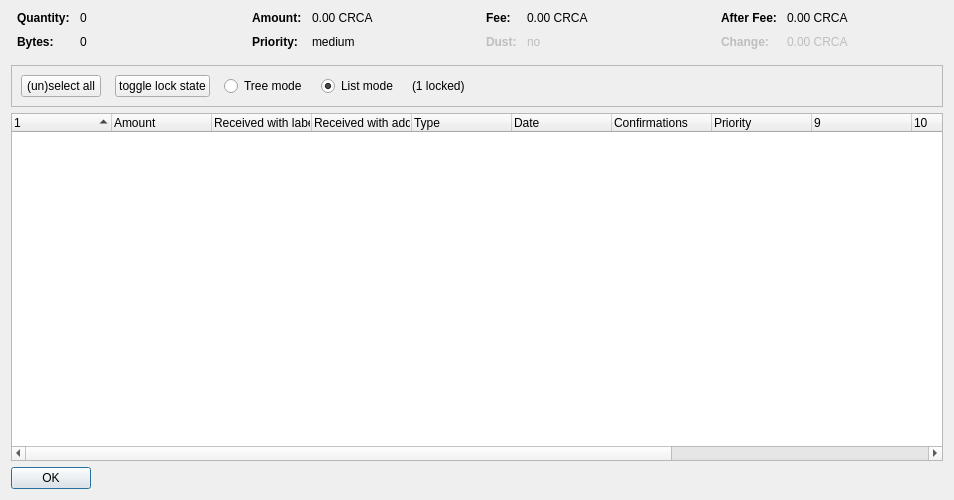
<?xml version="1.0" encoding="UTF-8"?>
<ui version="4.0">
 <class>CoinControlDialog</class>
 <widget class="QDialog" name="CoinControlDialog">
  <property name="geometry">
   <rect>
    <x>0</x>
    <y>0</y>
    <width>954</width>
    <height>500</height>
   </rect>
  </property>
  <property name="windowTitle">
   <string>Coin Selection</string>
  </property>
  <layout class="QVBoxLayout" name="verticalLayout">
   <item>
    <layout class="QHBoxLayout" name="horizontalLayoutTop" stretch="0,0,0,0">
     <property name="topMargin">
      <number>0</number>
     </property>
     <property name="bottomMargin">
      <number>10</number>
     </property>
     <item>
      <layout class="QFormLayout" name="formLayoutCoinControl1">
       <property name="horizontalSpacing">
        <number>10</number>
       </property>
       <property name="verticalSpacing">
        <number>10</number>
       </property>
       <property name="leftMargin">
        <number>6</number>
       </property>
       <property name="rightMargin">
        <number>6</number>
       </property>
       <item row="0" column="0">
        <widget class="QLabel" name="labelCoinControlQuantityText">
         <property name="font">
          <font>
           <weight>75</weight>
           <bold>true</bold>
          </font>
         </property>
         <property name="text">
          <string>Quantity:</string>
         </property>
        </widget>
       </item>
       <item row="0" column="1">
        <widget class="QLabel" name="labelCoinControlQuantity">
         <property name="cursor">
          <cursorShape>IBeamCursor</cursorShape>
         </property>
         <property name="contextMenuPolicy">
          <enum>Qt::ActionsContextMenu</enum>
         </property>
         <property name="text">
          <string notr="true">0</string>
         </property>
         <property name="textInteractionFlags">
          <set>Qt::LinksAccessibleByMouse|Qt::TextSelectableByKeyboard|Qt::TextSelectableByMouse</set>
         </property>
        </widget>
       </item>
       <item row="1" column="0">
        <widget class="QLabel" name="labelCoinControlBytesText">
         <property name="font">
          <font>
           <weight>75</weight>
           <bold>true</bold>
          </font>
         </property>
         <property name="text">
          <string>Bytes:</string>
         </property>
        </widget>
       </item>
       <item row="1" column="1">
        <widget class="QLabel" name="labelCoinControlBytes">
         <property name="cursor">
          <cursorShape>IBeamCursor</cursorShape>
         </property>
         <property name="contextMenuPolicy">
          <enum>Qt::ActionsContextMenu</enum>
         </property>
         <property name="text">
          <string notr="true">0</string>
         </property>
         <property name="textInteractionFlags">
          <set>Qt::LinksAccessibleByMouse|Qt::TextSelectableByKeyboard|Qt::TextSelectableByMouse</set>
         </property>
        </widget>
       </item>
      </layout>
     </item>
     <item>
      <layout class="QFormLayout" name="formLayoutCoinControl2">
       <property name="horizontalSpacing">
        <number>10</number>
       </property>
       <property name="verticalSpacing">
        <number>10</number>
       </property>
       <property name="leftMargin">
        <number>6</number>
       </property>
       <property name="rightMargin">
        <number>6</number>
       </property>
       <item row="0" column="0">
        <widget class="QLabel" name="labelCoinControlAmountText">
         <property name="font">
          <font>
           <weight>75</weight>
           <bold>true</bold>
          </font>
         </property>
         <property name="text">
          <string>Amount:</string>
         </property>
        </widget>
       </item>
       <item row="0" column="1">
        <widget class="QLabel" name="labelCoinControlAmount">
         <property name="cursor">
          <cursorShape>IBeamCursor</cursorShape>
         </property>
         <property name="contextMenuPolicy">
          <enum>Qt::ActionsContextMenu</enum>
         </property>
         <property name="text">
          <string notr="true">0.00 CRCA</string>
         </property>
         <property name="textInteractionFlags">
          <set>Qt::LinksAccessibleByMouse|Qt::TextSelectableByKeyboard|Qt::TextSelectableByMouse</set>
         </property>
        </widget>
       </item>
       <item row="1" column="0">
        <widget class="QLabel" name="labelCoinControlPriorityText">
         <property name="font">
          <font>
           <weight>75</weight>
           <bold>true</bold>
          </font>
         </property>
         <property name="text">
          <string>Priority:</string>
         </property>
        </widget>
       </item>
       <item row="1" column="1">
        <widget class="QLabel" name="labelCoinControlPriority">
         <property name="cursor">
          <cursorShape>IBeamCursor</cursorShape>
         </property>
         <property name="contextMenuPolicy">
          <enum>Qt::ActionsContextMenu</enum>
         </property>
         <property name="text">
          <string>medium</string>
         </property>
         <property name="textInteractionFlags">
          <set>Qt::LinksAccessibleByMouse|Qt::TextSelectableByKeyboard|Qt::TextSelectableByMouse</set>
         </property>
        </widget>
       </item>
      </layout>
     </item>
     <item>
      <layout class="QFormLayout" name="formLayoutCoinControl3">
       <property name="horizontalSpacing">
        <number>10</number>
       </property>
       <property name="verticalSpacing">
        <number>10</number>
       </property>
       <property name="leftMargin">
        <number>6</number>
       </property>
       <property name="rightMargin">
        <number>6</number>
       </property>
       <item row="0" column="0">
        <widget class="QLabel" name="labelCoinControlFeeText">
         <property name="font">
          <font>
           <weight>75</weight>
           <bold>true</bold>
          </font>
         </property>
         <property name="text">
          <string>Fee:</string>
         </property>
        </widget>
       </item>
       <item row="0" column="1">
        <widget class="QLabel" name="labelCoinControlFee">
         <property name="cursor">
          <cursorShape>IBeamCursor</cursorShape>
         </property>
         <property name="contextMenuPolicy">
          <enum>Qt::ActionsContextMenu</enum>
         </property>
         <property name="text">
          <string notr="true">0.00 CRCA</string>
         </property>
         <property name="textInteractionFlags">
          <set>Qt::LinksAccessibleByMouse|Qt::TextSelectableByKeyboard|Qt::TextSelectableByMouse</set>
         </property>
        </widget>
       </item>
       <item row="1" column="0">
        <widget class="QLabel" name="labelCoinControlLowOutputText">
         <property name="enabled">
          <bool>false</bool>
         </property>
         <property name="font">
          <font>
           <weight>75</weight>
           <bold>true</bold>
          </font>
         </property>
         <property name="text">
          <string>Dust:</string>
         </property>
        </widget>
       </item>
       <item row="1" column="1">
        <widget class="QLabel" name="labelCoinControlLowOutput">
         <property name="enabled">
          <bool>false</bool>
         </property>
         <property name="cursor">
          <cursorShape>IBeamCursor</cursorShape>
         </property>
         <property name="contextMenuPolicy">
          <enum>Qt::ActionsContextMenu</enum>
         </property>
         <property name="text">
          <string>no</string>
         </property>
         <property name="textInteractionFlags">
          <set>Qt::LinksAccessibleByMouse|Qt::TextSelectableByKeyboard|Qt::TextSelectableByMouse</set>
         </property>
        </widget>
       </item>
      </layout>
     </item>
     <item>
      <layout class="QFormLayout" name="formLayoutCoinControl4">
       <property name="horizontalSpacing">
        <number>10</number>
       </property>
       <property name="verticalSpacing">
        <number>10</number>
       </property>
       <property name="leftMargin">
        <number>6</number>
       </property>
       <property name="rightMargin">
        <number>6</number>
       </property>
       <item row="0" column="0">
        <widget class="QLabel" name="labelCoinControlAfterFeeText">
         <property name="font">
          <font>
           <weight>75</weight>
           <bold>true</bold>
          </font>
         </property>
         <property name="text">
          <string>After Fee:</string>
         </property>
        </widget>
       </item>
       <item row="0" column="1">
        <widget class="QLabel" name="labelCoinControlAfterFee">
         <property name="cursor">
          <cursorShape>IBeamCursor</cursorShape>
         </property>
         <property name="contextMenuPolicy">
          <enum>Qt::ActionsContextMenu</enum>
         </property>
         <property name="text">
          <string notr="true">0.00 CRCA</string>
         </property>
         <property name="textInteractionFlags">
          <set>Qt::LinksAccessibleByMouse|Qt::TextSelectableByKeyboard|Qt::TextSelectableByMouse</set>
         </property>
        </widget>
       </item>
       <item row="1" column="0">
        <widget class="QLabel" name="labelCoinControlChangeText">
         <property name="enabled">
          <bool>false</bool>
         </property>
         <property name="font">
          <font>
           <weight>75</weight>
           <bold>true</bold>
          </font>
         </property>
         <property name="text">
          <string>Change:</string>
         </property>
        </widget>
       </item>
       <item row="1" column="1">
        <widget class="QLabel" name="labelCoinControlChange">
         <property name="enabled">
          <bool>false</bool>
         </property>
         <property name="cursor">
          <cursorShape>IBeamCursor</cursorShape>
         </property>
         <property name="contextMenuPolicy">
          <enum>Qt::ActionsContextMenu</enum>
         </property>
         <property name="text">
          <string notr="true">0.00 CRCA</string>
         </property>
         <property name="textInteractionFlags">
          <set>Qt::LinksAccessibleByMouse|Qt::TextSelectableByKeyboard|Qt::TextSelectableByMouse</set>
         </property>
        </widget>
       </item>
      </layout>
     </item>
    </layout>
   </item>
   <item>
    <widget class="QFrame" name="frame">
     <property name="minimumSize">
      <size>
       <width>0</width>
       <height>40</height>
      </size>
     </property>
     <property name="frameShape">
      <enum>QFrame::StyledPanel</enum>
     </property>
     <property name="frameShadow">
      <enum>QFrame::Sunken</enum>
     </property>
     <layout class="QHBoxLayout" name="horizontalLayout">
      <item>
       <layout class="QHBoxLayout" name="horizontalLayoutPanel" stretch="0,0,0,0,0,0">
        <property name="spacing">
         <number>14</number>
        </property>
        <item>
         <widget class="QPushButton" name="pushButtonSelectAll">
          <property name="sizePolicy">
           <sizepolicy hsizetype="Maximum" vsizetype="Fixed">
            <horstretch>0</horstretch>
            <verstretch>0</verstretch>
           </sizepolicy>
          </property>
          <property name="text">
           <string>(un)select all</string>
          </property>
          <property name="autoDefault">
           <bool>false</bool>
          </property>
         </widget>
        </item>
        <item>
         <widget class="QPushButton" name="pushButtonToggleLock">
          <property name="sizePolicy">
           <sizepolicy hsizetype="Maximum" vsizetype="Fixed">
            <horstretch>0</horstretch>
            <verstretch>0</verstretch>
           </sizepolicy>
          </property>
          <property name="text">
           <string>toggle lock state</string>
          </property>
          <property name="autoDefault">
           <bool>false</bool>
          </property>
         </widget>
        </item>
        <item>
         <widget class="QRadioButton" name="radioTreeMode">
          <property name="sizePolicy">
           <sizepolicy hsizetype="Maximum" vsizetype="Fixed">
            <horstretch>0</horstretch>
            <verstretch>0</verstretch>
           </sizepolicy>
          </property>
          <property name="text">
           <string>Tree mode</string>
          </property>
         </widget>
        </item>
        <item>
         <widget class="QRadioButton" name="radioListMode">
          <property name="sizePolicy">
           <sizepolicy hsizetype="Maximum" vsizetype="Fixed">
            <horstretch>0</horstretch>
            <verstretch>0</verstretch>
           </sizepolicy>
          </property>
          <property name="text">
           <string>List mode</string>
          </property>
          <property name="checked">
           <bool>true</bool>
          </property>
         </widget>
        </item>
        <item>
         <widget class="QLabel" name="labelLocked">
          <property name="text">
           <string>(1 locked)</string>
          </property>
         </widget>
        </item>
        <item>
         <spacer name="horizontalSpacer">
          <property name="orientation">
           <enum>Qt::Horizontal</enum>
          </property>
          <property name="sizeHint" stdset="0">
           <size>
            <width>40</width>
            <height>20</height>
           </size>
          </property>
         </spacer>
        </item>
       </layout>
      </item>
     </layout>
    </widget>
   </item>
   <item>
    <widget class="CoinControlTreeWidget" name="treeWidget">
     <property name="contextMenuPolicy">
      <enum>Qt::CustomContextMenu</enum>
     </property>
     <property name="sortingEnabled">
      <bool>false</bool>
     </property>
     <property name="columnCount">
      <number>13</number>
     </property>
     <attribute name="headerShowSortIndicator" stdset="0">
      <bool>true</bool>
     </attribute>
     <attribute name="headerStretchLastSection">
      <bool>false</bool>
     </attribute>
     <column>
      <property name="text">
       <string/>
      </property>
     </column>
     <column>
      <property name="text">
       <string>Amount</string>
      </property>
     </column>
     <column>
      <property name="text">
       <string>Received with label</string>
      </property>
     </column>
     <column>
      <property name="text">
       <string>Received with address</string>
      </property>
     </column>
     <column>
      <property name="text">
	<string>Type</string>
      </property>
     </column>
     <column>
      <property name="text">
       <string>Date</string>
      </property>
     </column>
     <column>
      <property name="text">
       <string>Confirmations</string>
      </property>
      <property name="toolTip">
       <string>Confirmed</string>
      </property>
     </column>
     <column>
      <property name="text">
       <string>Priority</string>
      </property>
     </column>
     <column>
      <property name="text">
       <string/>
      </property>
     </column>
     <column>
      <property name="text">
       <string/>
      </property>
     </column>
     <column>
      <property name="text">
       <string/>
      </property>
     </column>
     <column>
      <property name="text">
       <string/>
      </property>
     </column>
     <column>
      <property name="text">
       <string/>
      </property>
     </column>
    </widget>
   </item>
   <item>
    <widget class="QDialogButtonBox" name="buttonBox">
     <property name="sizePolicy">
      <sizepolicy hsizetype="Maximum" vsizetype="Fixed">
       <horstretch>0</horstretch>
       <verstretch>0</verstretch>
      </sizepolicy>
     </property>
     <property name="orientation">
      <enum>Qt::Horizontal</enum>
     </property>
     <property name="standardButtons">
      <set>QDialogButtonBox::Ok</set>
     </property>
    </widget>
   </item>
  </layout>
 </widget>
 <customwidgets>
  <customwidget>
   <class>CoinControlTreeWidget</class>
   <extends>QTreeWidget</extends>
   <header>coincontroltreewidget.h</header>
  </customwidget>
 </customwidgets>
 <resources/>
 <connections/>
</ui>
